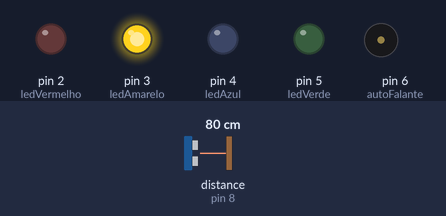
A sketch run on a simulated Arduino Uno, built with avr-gcc and run on an emulated ATmega328P. On the bench: output pins drawn as LEDs (lit = HIGH), buzzer (waves = sounding). Inputs (shaded band) come from the test bench; at power-on: distance to the obstacle (sensor on pin 8) 80 cm. The echo pulse lasts 58.3 µs per cm; what the sketch prints to the serial monitor is not drawn.

Above: at 1.2 s.
1.3 s: distance to the obstacle (sensor on pin 8) set to 58 cm
2.8 s: distance to the obstacle (sensor on pin 8) set to 51 cm
At 4.1 s:
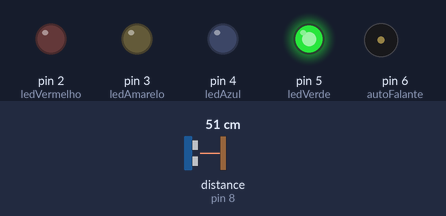
4.4 s: distance to the obstacle (sensor on pin 8) set to 32 cm
5.9 s: distance to the obstacle (sensor on pin 8) set to 27 cm
At 6.5 s:
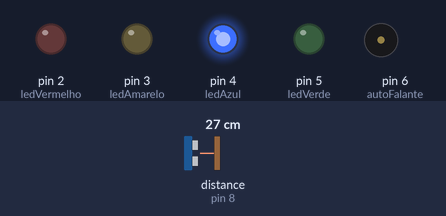
7.5 s: distance to the obstacle (sensor on pin 8) set to 11 cm
9.0 s: distance to the obstacle (sensor on pin 8) set to 8 cm
At 9.23 s:
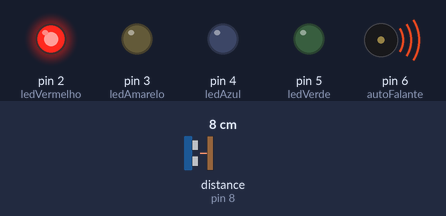
Timing chart, 0 to 13.0 s (numbered marks = the images above; inputs shaded):
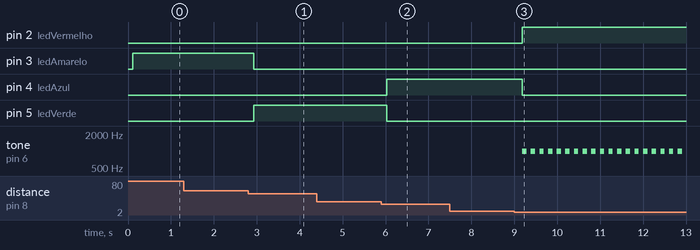

Measured:
- the behaviour switches between 55 and 54 cm on distance to the obstacle (sensor on pin 8) (found by bisection; images 0 and 1)
- the behaviour switches between 30 and 29 cm on distance to the obstacle (sensor on pin 8) (found by bisection; images 1 and 2)
- the behaviour switches between 10 and 9 cm on distance to the obstacle (sensor on pin 8) (found by bisection; images 2 and 3)
- after the input at 2.8 s, pin 3 (ledAmarelo): HIGH → LOW after 0.13 s; pin 5 (ledVerde): LOW → HIGH after 0.13 s
- after the input at 5.9 s, pin 4 (ledAzul): LOW → HIGH after 0.13 s; pin 5 (ledVerde): HIGH → LOW after 0.13 s
- after the input at 9.0 s, pin 2 (ledVermelho): LOW → HIGH after 0.19 s; pin 4 (ledAzul): HIGH → LOW after 0.19 s; tone on pin 6 (autoFalante): alternates 1000 Hz for 0.10 s and silent for 0.10 s, starting after 0.19 s

The sketch:

sensorDistanciaEAutoFalante.ino
```cpp
//Sensor de distancia com leds (niveis) e auto-falante
// 09 e 10 de agosto de 2025

//Leitura de distancia com o sensor HC-SR04
#include <Ultrasonic.h>
 Ultrasonic ultrassom(10,8); //trig(10) echo(8)

long distancia;

int ledVermelho = 2;
int ledAmarelo = 3;
int ledAzul= 4;
int ledVerde = 5;

int autoFalante = 6;

//metodo para desligar leds
void desligar_leds(int led1, int led2, int led3){
  digitalWrite(led1, LOW);
  digitalWrite(led2, LOW);
  digitalWrite(led3, LOW);
}

 void setup() {
 Serial.begin(9600);

 pinMode(ledVermelho, OUTPUT);
 pinMode(ledVerde, OUTPUT);
 pinMode(ledAmarelo, OUTPUT);
 pinMode(ledAzul, OUTPUT);

 pinMode(autoFalante, OUTPUT);

 }

 void loop()
 {
   distancia = ultrassom.Ranging(CM); //define em cm a distancia
   Serial.print(distancia); //imprime o valor da variável (para testes)
   Serial.print(" ");
   delay(100);

  //iniciar desligados
   digitalWrite(ledAmarelo, LOW);
   desligar_leds(ledAzul, ledVerde, ledVermelho);

  //comparações
  if(distancia>=55 && distancia<=80){
    digitalWrite(ledAmarelo, HIGH);

    desligar_leds(ledAzul, ledVerde, ledVermelho);

  }else if(distancia>=30 && distancia<55){
    digitalWrite(ledVerde, HIGH);

    desligar_leds(ledAzul, ledAmarelo, ledVermelho);

  }else if(distancia>=10 && distancia<30){
    digitalWrite(ledAzul, HIGH);

    desligar_leds(ledAmarelo, ledVerde, ledVermelho);

  }else if(distancia<10){
    digitalWrite(ledVermelho, HIGH);
    tone(autoFalante, 1000);
    delay(100);
    noTone(autoFalante);

    desligar_leds(ledAzul, ledVerde, ledAmarelo);
  }
 }
```
